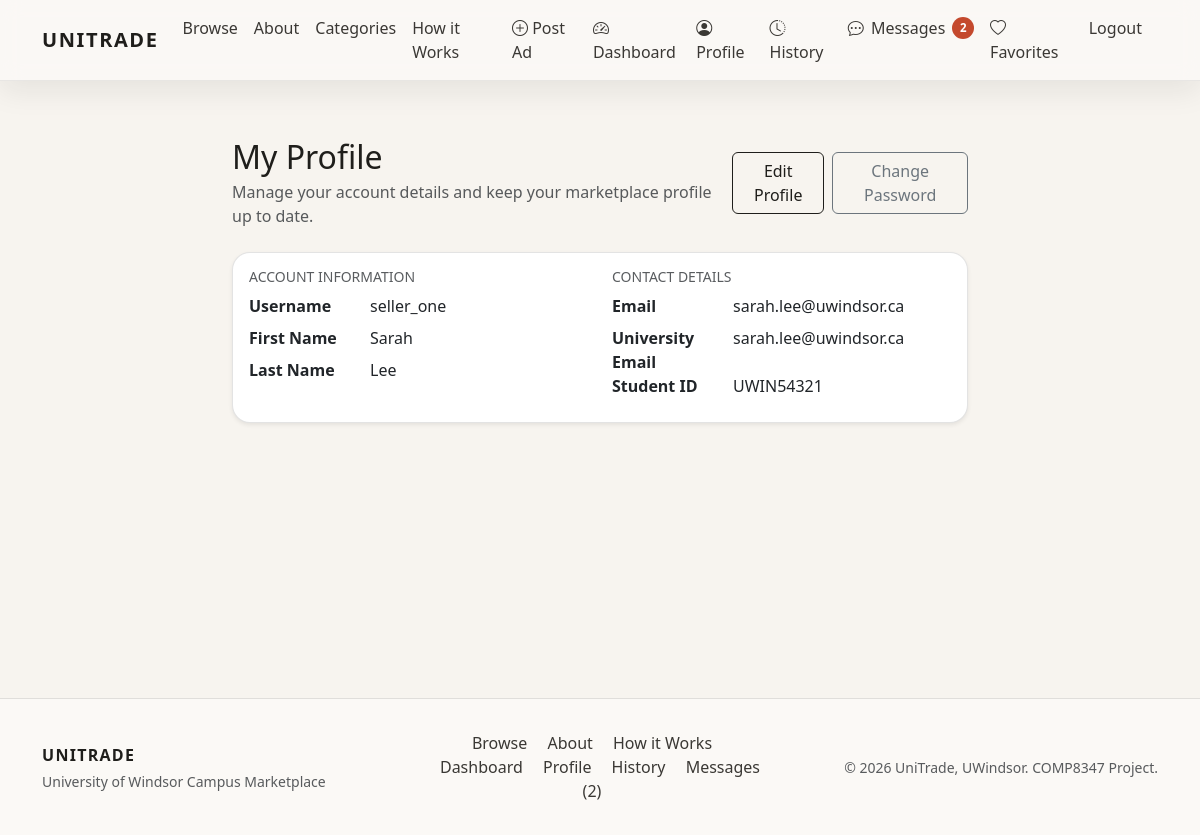
Screenshot of /profile/ (signed in) with the database file from the repository.
### marketplace/models.py (models this page shows, shortened)
class User(AbstractUser):
    university_email = models.EmailField(blank=True, null=True)
    student_id = models.CharField(max_length=32, blank=True, null=True)

### marketplace/views.py (the view)
# urls.py: path('profile/', views.ProfileView.as_view(), name='profile'),
class ProfileView(LoginRequiredMixin, TemplateView):
    template_name = 'marketplace/profile.html'
    def get_context_data(self, **kwargs):
        context = super().get_context_data(**kwargs)
        context['profile_user'] = self.request.user
        return context

### marketplace/context_processors.py (called while the page is built)
def django_messages(request):
    return {'django_messages': get_messages(request)}

def unread_message_summary(request):
    if not request.user.is_authenticated:
        return {'unread_messages_count': 0}
    return {
        'unread_messages_count': Message.objects.filter(
            recipient=request.user,
            is_read=False,
        ).count()
    }

### templates/marketplace/profile.html (shortened to what this page needs)
{% extends 'base.html' %}
{% block content %}
  <div class="row justify-content-center">
    <div class="col-lg-8">
      <div class="d-flex flex-column flex-md-row justify-content-between align-items-md-center gap-3 mb-4">
        <div>
          <h2 class="mb-1">My Profile</h2>
          <p class="text-muted mb-0">Manage your account details and keep your marketplace profile up to date.</p>
        </div>
        <div class="d-flex gap-2">
          <a class="btn btn-outline-primary" href="{% url 'marketplace:profile_edit' %}">Edit Profile</a>
          <a class="btn btn-outline-secondary" href="{% url 'password_change' %}">Change Password</a>
        </div>
      </div>
      <div class="card shadow-sm">
        <div class="card-body">
          <div class="row g-4">
            <div class="col-md-6">
              <h6 class="text-uppercase text-muted small mb-2">Account Information</h6>
              <dl class="row mb-0">
                <dt class="col-sm-4">Username</dt>
                <dd class="col-sm-8">{{ profile_user.username }}</dd>
                <dt class="col-sm-4">First Name</dt>
                <dd class="col-sm-8">{{ profile_user.first_name|default:"Not provided" }}</dd>
                <dt class="col-sm-4">Last Name</dt>
                <dd class="col-sm-8">{{ profile_user.last_name|default:"Not provided" }}</dd>
              </dl>
            </div>
            <div class="col-md-6">
              <h6 class="text-uppercase text-muted small mb-2">Contact Details</h6>
              <dl class="row mb-0">
                <dt class="col-sm-4">Email</dt>
                <dd class="col-sm-8">{{ profile_user.email|default:"Not provided" }}</dd>
                <dt class="col-sm-4">University Email</dt>
                <dd class="col-sm-8">{{ profile_user.university_email|default:"Not provided" }}</dd>
                <dt class="col-sm-4">Student ID</dt>
                <dd class="col-sm-8">{{ profile_user.student_id|default:"Not provided" }}</dd>
              </dl>
            </div>
          </div>
        </div>
      </div>
    </div>
  </div>
{% endblock %}

### static/css/styles.css (style rules this page uses)
:root { --ut-ivory: #f7f4ef; --ut-cream: #fbf9f6; --ut-charcoal: #1f1e1b; --ut-soft-charcoal: #3a3834; --ut-gold: #c6a15b; --ut-gold-glow: rgba(198, 161, 91, 0.25); --ut-border: rgba(31, 30, 27, 0.12); --ut-shadow: 0 18px 40px rgba(30, 30, 30, 0.12); }
body { font-family: "Segoe UI", system-ui, -apple-system, sans-serif; background: var(--ut-ivory); color: var(--ut-charcoal); display: flex; flex-direction: column; min-height: 100vh; }
a { color: var(--ut-charcoal); }
.brand-body { padding-top: 90px; }
.btn-outline-primary { color: var(--ut-charcoal); border-color: var(--ut-charcoal); }
.card { border-radius: 18px; border: 1px solid var(--ut-border); box-shadow: 0 12px 24px rgba(31, 30, 27, 0.08); }

### rows the page displays
User: username "seller_one", first_name "Sarah", last_name "Lee", email "sarah.lee@uwindsor.ca", university_email "sarah.lee@uwindsor.ca", student_id "UWIN54321"

### other values shown
{{ unread_messages_count }} "2"
